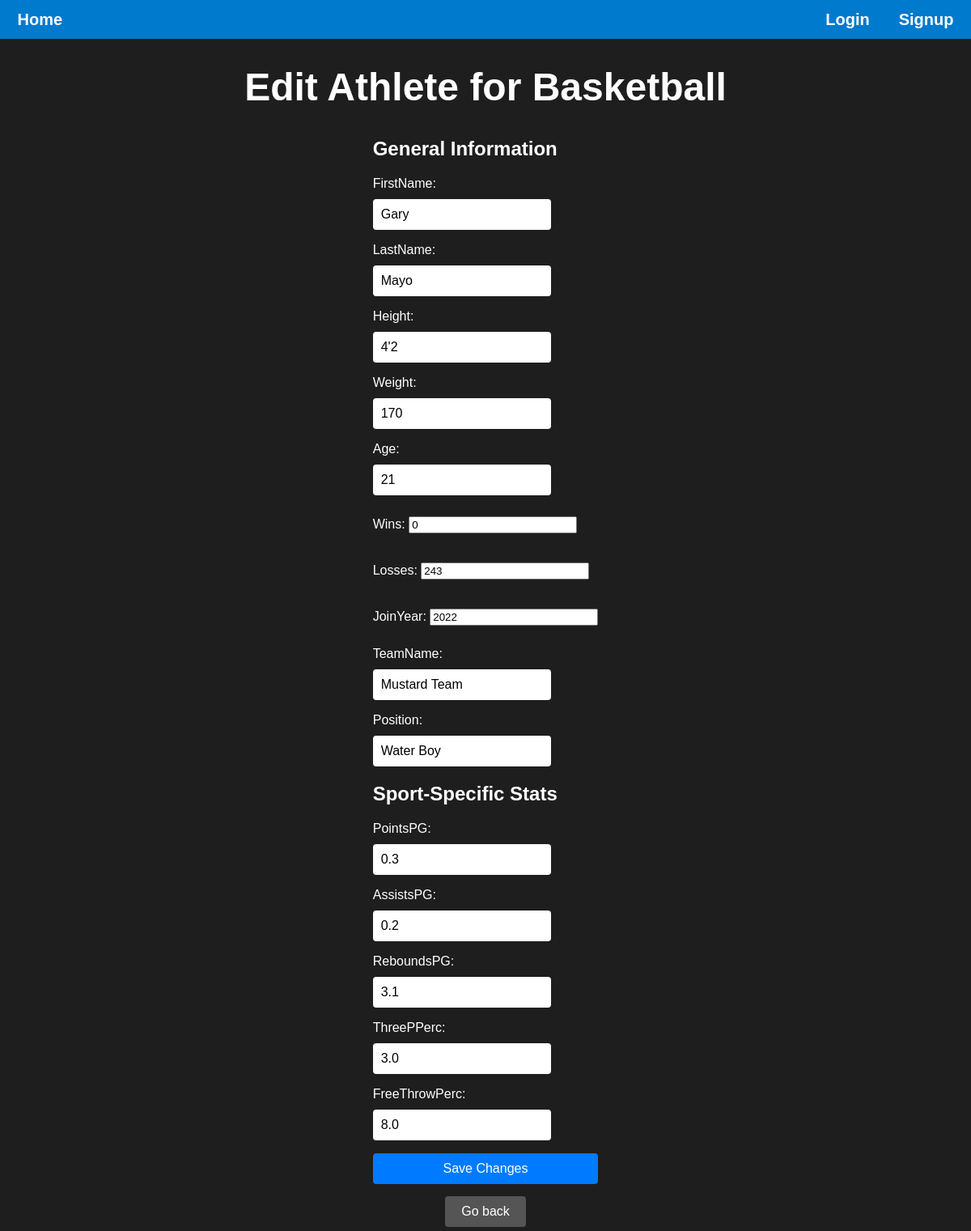
Page /basketball/athlete/9/edit on the committed database.
### main/models.py (models this page shows, shortened)
class Athlete(models.Model):
    SPORT_CHOICES = [
        ('baseball', 'baseball'),
        ('basketball', 'basketball'),
        ('soccer', 'soccer'),
        ('football', 'football'),
    ]
    id = models.AutoField(primary_key=True)
    firstName = models.CharField(max_length=20, default='N/A')
    lastName = models.CharField(max_length=20, default='N/A')
    height = models.CharField(max_length=5, default='N/A',blank=True, null=True)
    weight = models.IntegerField(blank=True, null=True)
    birthDate = models.DateField(blank=True, null=True)
    age = models.IntegerField(blank=True, null=True)
    wins = models.IntegerField(default=0)
    losses = models.IntegerField(default=0)
    joinYear = models.IntegerField(blank=True, null=True)
    sport = models.CharField(max_length=20, choices=SPORT_CHOICES, default='Baseball')
    teamName = models.CharField(max_length=20, default='N/A')
    position = models.CharField(max_length=20, default='N/A', blank=True, null=True)
    numViews = models.IntegerField(default=0, blank=True, null=True)

class BasketballStat(models.Model):
    athlete = models.OneToOneField(Athlete, on_delete=models.CASCADE, primary_key=True)
    pointsPG = models.FloatField(blank=True, default=0)
    assistsPG = models.FloatField(blank=True, default=0)
    reboundsPG = models.FloatField(blank=True, default=0)
    threePPerc = models.FloatField(blank=True, default=0)
    freeThrowPerc = models.FloatField(blank=True, default=0)

### main/views.py (the view)
# urls.py: path("<str:sport>/athlete/<str:athlete_id>/edit", views.edit_athlete, name="edit_athlete"),
def edit_athlete(request, sport, athlete_id):
    logged_in = request.session.get('logged_in', False)
    curr_user_name = request.session.get('curr_user_name', "")
    athlete = get_object_or_404(Athlete, id=athlete_id)
    athlete_form = EditAthleteForm(request.POST or None, instance=athlete)
    if sport == "baseball":
        sport_stat = get_object_or_404(BaseballStat, athlete=athlete)
        sport_form = BaseballForm(request.POST or None, instance=sport_stat)
    elif sport == "basketball":
        sport_stat = get_object_or_404(BasketballStat, athlete=athlete)
        sport_form = BasketballForm(request.POST or None, instance=sport_stat)
    elif sport == "soccer":
        sport_stat = get_object_or_404(SoccerStat, athlete=athlete)
        sport_form = SoccerForm(request.POST or None, instance=sport_stat)
    else:
        sport_stat = get_object_or_404(FootballStat, athlete=athlete)
        sport_form = FootballForm(request.POST or None, instance=sport_stat)
    if request.method == "POST":
        if athlete_form.is_valid() and sport_form.is_valid():
            athlete_form.save()
            sport_form.save()
    context = {
        "logged_in": logged_in,
        "curr_user_name": curr_user_name,
        "sport": sport,
        "athlete_form": athlete_form,
        "sport_form": sport_form,
    }
    return render(request, "main/edit_athlete.html", context)

### main/forms.py
class BasketballForm(forms.ModelForm):
    class Meta:
        model = BasketballStat
        fields = ['pointsPG', 'assistsPG', 'reboundsPG', 'threePPerc', 'freeThrowPerc']
        widgets = {
            'pointsPG': forms.TextInput(attrs={'placeholder': 'Points PG', 'style': 'width: 200px;'}),
            'assistsPG': forms.TextInput(attrs={'placeholder': 'Assists PG', 'style': 'width: 200px;'}),
            'reboundsPG': forms.TextInput(attrs={'placeholder': 'Rebounds PG', 'style': 'width: 200px;'}),
            'threePPerc': forms.TextInput(attrs={'placeholder': 'Three Point %', 'style': 'width: 200px;'}),
            'freeThrowPerc': forms.TextInput(attrs={'placeholder': 'Free Throw %', 'style': 'width: 200px;'}),
        }

### main/templates/main/edit_athlete.html (shortened to what this page needs)
{% load static %}
<!DOCTYPE html>
<html lang="en">
<head>
    <link rel="stylesheet" href="{% static 'styles.css' %}" />
</head>
<body>
    <div class="header">
        <p><a href="{% url 'landing_page' %}">Home</a></p>
        <div class="header-container">
            {% if not logged_in %}
            <p><a href="{% url 'login_page' %}">Login</a></p>
            <p><a href="{% url 'signup_page' %}">Signup</a></p>
            {% else %}
            <p><a href="{% url 'logout' %}">Logout</a></p>
            <p><a href="{% url 'user_page' curr_user_name %}">Profile</a></p>
            {% endif %}
        </div>
    </div>
    <h1>Edit Athlete for {{ sport|capfirst }}</h1>
    <form method="post" class="login-form">
        <h3>General Information</h3>
        {{ athlete_form.as_p }}
        <h3>Sport-Specific Stats</h3>
        {{ sport_form.as_p }}
        <input type="submit" value="Save Changes" class="btn-submit">
    </form>
    <form action="{% url 'sports_page' sport=sport %}" method="get" style="display:inline;">
        <button type="submit" class="btn-secondary">Go back</button>
    </form>
</body>
</html>

### main/static/styles.css (style rules this page uses)
body { background-color: #1e1e1e; color: #ffffff; font-family: Arial, sans-serif; display: flex; flex-direction: column; align-items: center; min-height: 100vh; margin: 0; }
.header { display: flex; flex: auto; background-color: #007acc; font-size: 20px; font-weight: 600; justify-content: space-around; align-items: center; gap: 75%; max-height: 48px; min-width: 100%; }
.header-container { display: flex; justify-content: space-between; gap: 36px; }
h1 { font-size: 3em; margin-bottom: 15px; }
a { color: inherit; text-decoration: none; }
input { width: 50px; margin: 10px auto; }
button { font-size: 1em; color: #ffffff; background-color: #007acc; border: none; padding: 10px 20px; border-radius: 5px; cursor: pointer; margin: 5px; }
h3 { font-size: 1.5em; margin: 20px 0; }
.login-form input[type="text"], .login-form input[type="password"], .login-form input[type="email"], .login-form input[type="submit"] { display: block; width: 100%; padding: 10px; margin: 10px 0; font-size: 1rem; border: none; border-radius: 4px; }
.login-form input[type="submit"] { background-color: #007bff; color: #fff; cursor: pointer; }
.btn-secondary { padding: 10px 20px; background-color: #555; color: #fff; border: none; border-radius: 4px; cursor: pointer; }

### rows in the picture
Athlete: sport "Basketball", firstName "Gary", lastName "Mayo", height "4'2", weight "170", age "21", wins "0", losses "243", joinYear "2022", teamName "Mustard Team", position "Water Boy"
BasketballStat: pointsPG "0.3", assistsPG "0.2", reboundsPG "3.1", threePPerc "3.0", freeThrowPerc "8.0"
